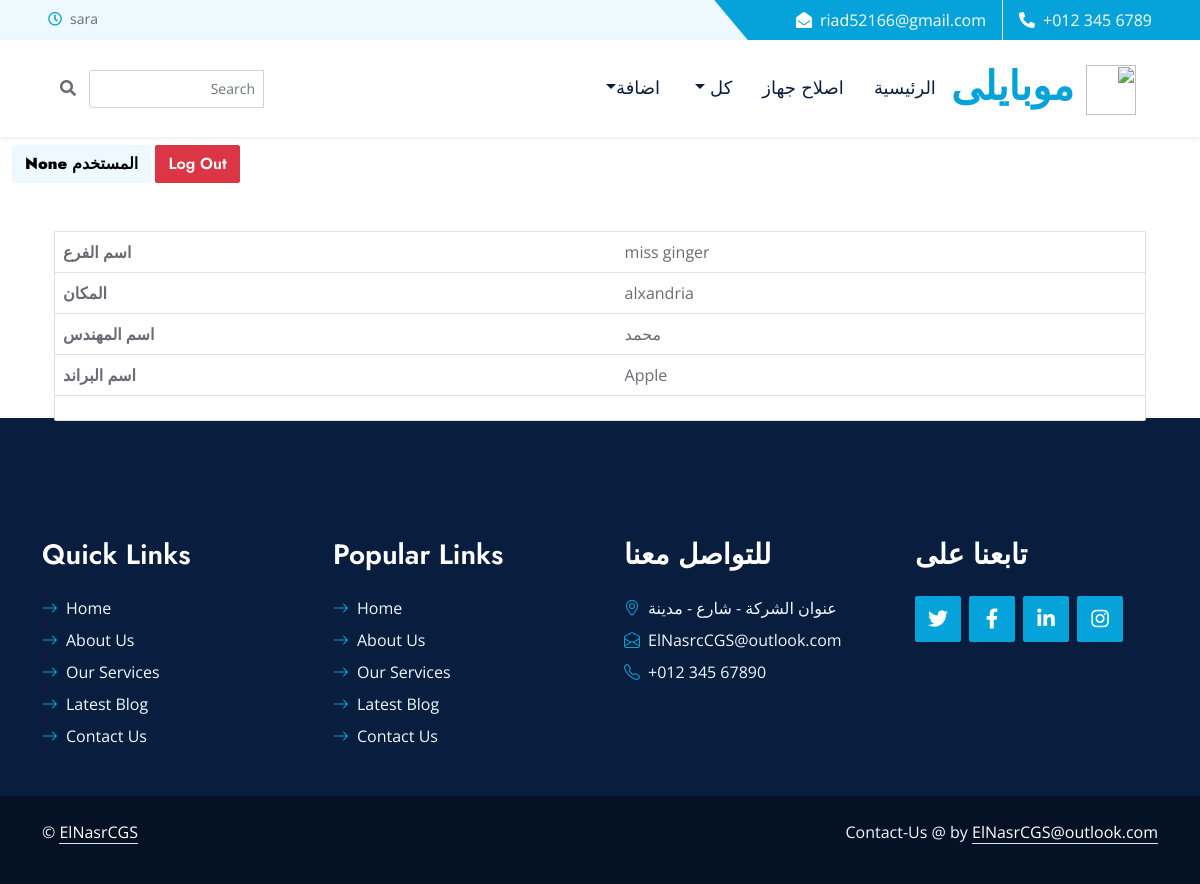
Screenshot of /store_detail/apple/ (signed in) with the database file from the repository.
### app/profile/models.py (models this page shows, shortened)
class User(AbstractUser):
    is_customer = models.BooleanField(default=False)
    is_tager = models.BooleanField(default=False)

class Profile(models.Model):
    pos_site = (
        ('admin','Admin'),
        ('Customer','Customer'),
        ('Tager','Tager'),
        )
    user = models.OneToOneField(User , on_delete=models.CASCADE)
    first_name = models.CharField(max_length=50 ,verbose_name="الاسم الاول", blank=True, null=True)
    last_name = models.CharField(max_length=50 ,verbose_name="اللقب", blank=True, null=True)
    phone_number = models.CharField(max_length=11,verbose_name="رقم التليفون",null=True , blank=True)
    phone_number2 = models.CharField(max_length=11,verbose_name="رقم التليفون 2",null=True , blank=True)
    addres = models.CharField(max_length=300 ,verbose_name="العنوان", blank=True, null=True)
    area = models.CharField(max_length=50 ,verbose_name="المنقطة", blank=True, null=True)
    mailo = models.EmailField(max_length=254,verbose_name="ايميل (بالشركة)", blank=True, null=True)
    image = models.ImageField(upload_to="Profiles/",verbose_name="صورة شخصية",blank=True, null=True)
    stores = models.ManyToManyField('app.Store',verbose_name="الفروع المسئول عنها",blank=True)
    title = models.CharField(max_length=50 ,verbose_name="المسمى الوظيفى", blank=True, null=True)
    pos_in_store = models.CharField(max_length=50 ,choices=pos_site,verbose_name="صفته بالموقع", blank=True, null=True)
    slug = models.SlugField(("Slug"),blank=True,null=True)

### app/store/models.py (models this page shows, shortened)
class Store(models.Model):
    name = models.CharField(max_length=200, choices=area_list, verbose_name=("اسم الفرع / المحل"), blank=True, null=True)
    location = models.CharField(max_length=200,choices=city_list, verbose_name=("المكان"), blank=True, null=True)
    engineer_name = models.CharField(max_length=200, choices = list_angineer,verbose_name=("اسم المهندس"), blank=True, null=True)
    category = models.CharField(max_length=200,choices= area_list, verbose_name=("النوع : التوكيل / المحل"), blank=True, null=True)
    brands = models.CharField(max_length=300, choices=brand_name, verbose_name=("اسم البراند"), blank=True, null=True)
    created_at = models.DateTimeField(blank=True,null=True)
    slug = models.SlugField(("Slug"),blank=True,null=True)
    def __str__(self):
        return str(self.name)

### app/store/view.py (the view)
# urls.py: path('store_detail/<slug:slug>/',store_detail,name='store_detail'),
def store_detail(request,slug):
    try:
        store = get_object_or_404(Store,slug=slug)
        print(store)
    except:
        store = None
    context = {
         "store":store,
        }
    return render(request,'store/store_detail.html',context)

### templates/store/store_detail.html
{% extends 'base.html' %}
{% load static %}
{% block main %}
<div class="container">
            <div class="card">
                <div class="card-title">
                    <div class="col ml-auto">
                        <table class="table ">
                            <tbody>
                              <tr>
                                <th scope="row"> اسم الفرع </th>
                                <td>{{store}}</td>
                              </tr>
                              <tr>
                                <th scope="row"> المكان  </th>
                                <td>{{store.location}}</td>
                              </tr>
                              <tr>
                                <th scope="row">اسم المهندس</th>
                                <td>{{store.engineer_name}}</td>
                              </tr>
                              <tr>
                                <th scope="row"> اسم البراند</th>
                                <td>{{store.brands}}</td>
                              </tr>
                            </tbody>
                          </table>
                    </div>
                </div>
            </div>
</div>
{% endblock main %}

### templates/parts/header.html (shortened to what this page needs)
{% load static %}
<section class="head">
    <div class="container-fluid bg-light ps-5 pe-0 d-none d-lg-block">
        <div class="row gx-0">
            <div class="col-md-6 text-center text-lg-start mb-2 mb-lg-0">
                <div class="d-inline-flex align-items-center">
                    <small class="py-2"><i class="far fa-clock text-primary me-2"></i>sara</small>
                </div>
            </div>
            <div class="col-md-6 text-center text-lg-end">
                <div class="position-relative d-inline-flex align-items-center bg-primary text-white top-shape px-5">
                    <div class="me-3 pe-3 border-end py-2">
                        <p class="m-0"><i class="fa fa-envelope-open me-2"></i>riad52166@gmail.com</p>
                    </div>
                    <div class="py-2">
                        <p class="m-0"><i class="fa fa-phone-alt me-2"></i>+012 345 6789</p>
                    </div>
                </div>
            </div>
        </div>
    </div>
    <nav dir="rtl" class="justify-content-between navbar rtl navbar-expand-lg bg-white navbar-light shadow-sm px-5 py-3 py-lg-0">
        <a href="{% url 'home'%}" class="navbar-brand p-0">
            <h1 class="m-0 text-primary"> <img width="50px" height="50px" src="{% static 'img/logo.jpg' %}" alt=""> </i>موبايلى</h1>
        </a>
        <div class="collapse navbar-collapse" id="navbarCollapse">
            <div class="navbar-nav ms-auto py-0">
                {% if request.path == "/"%}
                <a href="{% url 'home'%}" class="nav-item nav-link active">الرئيسية</a>
                {% elif request.path == "/all_brands" %}
                {% else %}
                <a href="{% url 'home'%}" class="nav-item nav-link">الرئيسية</a>
                {% endif %}
                <a href="{% url 'fix_device' %}" class="nav-item nav-link">اصلاح جهاز</a>
                <div class="nav-item dropdown">
                    <a href="#" class="nav-link dropdown-toggle" data-bs-toggle="dropdown"> كل </a>
                </div>
                <div class="nav-item dropdown">
                    <a href="#" class="nav-link dropdown-toggle" data-bs-toggle="dropdown">اضافة</a>
                </div>
            </div>
            <form method="GET" action="{%url 'all_devices'%}" class="form-inline ml-3">
                <div class="input-group input-group-sm">
                  <input class="form-control form-control-navbar" name="search_name" type="search" placeholder="Search" aria-label="Search">
                  <div class="input-group-append">
                    <button class="btn btn-navbar" type="submit">
                      <i class="fas fa-search"></i>
                    </button>
                  </div>
                </div>
            </form>
        </div>
    </nav>
    <div class="container-fluid mt-2">
        <div class="row gx-0">
            <div class="col-md-6 text-center text-lg-start mb-2 mb-lg-0">
                {% if user.is_authenticated %}
                <button type="button" class="btn btn-light"><b>{{ user.profile.first_name }}</b> المستخدم </button>
                <a href="{% url 'logout' %}" class="btn btn-danger">Log Out</a> {% endif %}
            </div>
        </div>
    </div>
</section>

### app/static/css/style.css (style rules this page uses)
:root { --primary: #06A3DA; --secondary: #F57E57; --light: #EEF9FF; --dark: #091E3E; }
h1, h2, .font-weight-bold { font-weight: 700 !important; }
.btn { font-family: 'Jost', sans-serif; font-weight: 600; transition: .5s; }
.top-shape::before { position: absolute; content: ""; width: 35px; height: 100%; top: 0; left: -17px; background: var(--primary); transform: skew(40deg); }
.navbar-light .navbar-nav .nav-link { font-family: 'Jost', sans-serif; padding: 35px 15px; font-size: 18px; color: var(--dark); outline: none; transition: .5s; }

### rows the page displays
User: profile.first_name "None"
Store: name "miss ginger", location "alxandria", engineer_name "محمد", brands "Apple"
